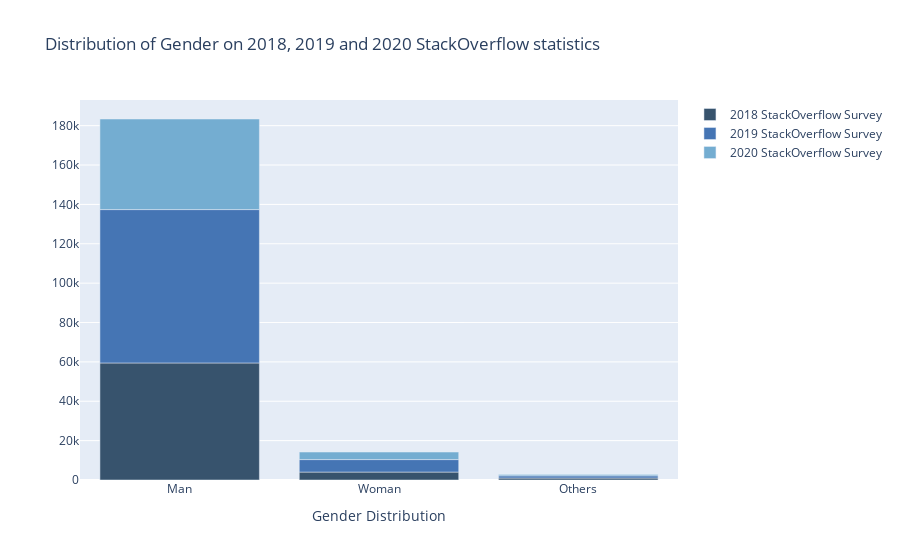

Write notebook code for a chart like this one.
### Code cell
# We get the numbers from the previous years' surveys
# And present them with a stack bar plot
x=gender_df_count['Gender']
x_c=gender_2019_s_df_count['Gender']
x_d=gender_2018_s_df_count['Gender']

trace3 = {
  'x': x_d,
  'y': gender_2018_s_df_count['Count'],
  'name': '2018 StackOverflow Survey',
  'type': 'bar',
  'marker_color':'rgb(55, 83, 109)'
};
trace2 = {
  'x': x_c,
  'y': gender_2019_s_df_count['Count'],
  'name': '2019 StackOverflow Survey',
  'type': 'bar',
  'marker_color':'rgb(69,117,180)'
};
trace1 = {
  'x': x,
  'y': gender_df_count['Count'],
  'name': '2020 StackOverflow Survey',
  'type': 'bar',
  'marker_color':'rgb(116,173,209)'
  
};


data = [trace3, trace2, trace1];
layout = {
  'xaxis': {'title': 'Gender Distribution'},
  'barmode': 'relative',
  'title': 'Distribution of Gender on 2018, 2019 and 2020 StackOverflow statistics '
};
fig = go.Figure(data = data, layout = layout)
iplot(fig)

### Figure 1 — Plotly figure (JSON) as saved in the notebook; plotly's stock layout.template omitted (floating-point values rounded to 4 significant figures)
{"data": [{"marker": {"color": "rgb(55, 83, 109)"}, "name": "2018 StackOverflow Survey", "type": "bar", "x": ["Man", "Woman", "Others"], "y": [59458, 4025, 986]}, {"marker": {"color": "rgb(69,117,180)"}, "name": "2019 StackOverflow Survey", "type": "bar", "x": ["Man", "Woman", "Others"], "y": [77919, 6344, 1143]}, {"marker": {"color": "rgb(116,173,209)"}, "name": "2020 StackOverflow Survey", "type": "bar", "x": ["Man", "Woman", "Others"], "y": [46013, 3844, 700]}], "layout": {"barmode": "relative", "title": {"text": "Distribution of Gender on 2018, 2019 and 2020 StackOverflow statistics "}, "xaxis": {"title": {"text": "Gender Distribution"}}}}
